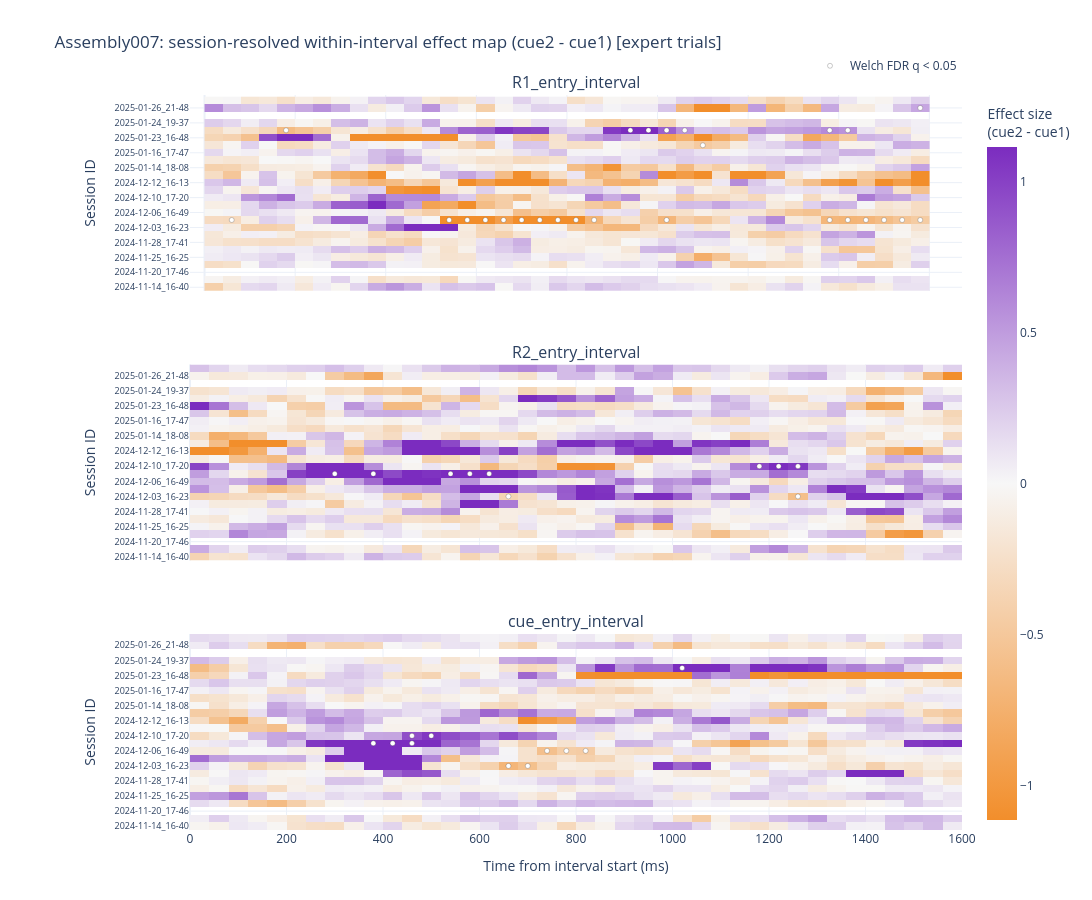

The cell this chart's notebook holds for it:
### Code cell
# session-resolved within-interval effect heatmap helper + expert cue plot


def plot_session_bin_effect_heatmaps_plotly(
    session_bin_df,
    title,
    diff_col='diff_b_minus_a',
    sig_col='welch_fdr_q',
    effect_label='effect',
    colorscale=None,
):
    if colorscale is None:
        # Negative -> orange, zero -> white, positive -> purple
        colorscale = [
            [0.0, '#f28e2b'],
            [0.5, '#f7f7f7'],
            [1.0, '#7b2cbf'],
        ]

    n_rows = len(TARGET_INTERVALS)
    fig = make_subplots(
        rows=n_rows,
        cols=1,
        shared_xaxes=False,
        vertical_spacing=0.10,
        subplot_titles=TARGET_INTERVALS,
    )

    vmax_candidates = []
    for interval in TARGET_INTERVALS:
        sub = session_bin_df.loc[(session_bin_df['interval_name'] == interval) & session_bin_df[diff_col].notna()]
        vmax_candidates.append(np.nanpercentile(np.abs(sub[diff_col]), 95))
    vmax = max(vmax_candidates) if vmax_candidates else 1.0
    if not np.isfinite(vmax) or vmax <= 0:
        vmax = 1.0

    for row_idx, interval in enumerate(TARGET_INTERVALS, start=1):
        sub = session_bin_df.loc[session_bin_df['interval_name'] == interval].copy()
        sub['bin_center_ms_plot'] = sub['bin_center_ms'].round(1)
        session_meta = (
            sub[['session_id', 'session_order']]
            .drop_duplicates()
            .sort_values(['session_order', 'session_id'])
            .reset_index(drop=True)
        )
        y_labels = session_meta['session_id'].tolist()

        heat = (
            sub.pivot_table(index='session_id', columns='bin_center_ms_plot', values=diff_col, aggfunc='mean')
            .reindex(index=y_labels)
            .sort_index(axis=1)
        )

        x_vals = heat.columns.to_numpy(dtype=float)
        y_vals = heat.index.tolist()
        z_vals = heat.to_numpy(dtype=float)

        fig.add_trace(
            go.Heatmap(
                x=x_vals,
                y=y_vals,
                z=z_vals,
                coloraxis='coloraxis',
                hovertemplate=(
                    'Interval: ' + interval + '<br>' +
                    'Time: %{x:.1f} ms<br>' +
                    'Session ID: %{y}<br>' +
                    effect_label + ': %{z:.4f}<extra></extra>'
                ),
            ),
            row=row_idx,
            col=1,
        )

        sig_sub = sub.loc[sub[sig_col] < 0.05].copy()
        sig_sub['bin_center_ms_plot'] = sig_sub['bin_center_ms'].round(1)
        sig_sub = sig_sub[
            sig_sub['bin_center_ms_plot'].isin(set(x_vals.tolist())) &
            sig_sub['session_id'].isin(set(y_vals))
        ]
        fig.add_trace(
            go.Scatter(
                x=sig_sub['bin_center_ms_plot'],
                y=sig_sub['session_id'],
                mode='markers',
                marker=dict(size=5, color='white', line=dict(color='rgba(0,0,0,0.35)', width=0.6)),
                name='Welch FDR q < 0.05' if row_idx == 1 else None,
                showlegend=(row_idx == 1),
                hovertemplate=(
                    'Interval: ' + interval + '<br>' +
                    'Time: %{x:.1f} ms<br>' +
                    'Session ID: %{y}<br>' +
                    'Marker: q < 0.05 (center±1 bin)<extra></extra>'
                ),
            ),
            row=row_idx,
            col=1,
        )

        fig.update_yaxes(
            title_text='Session ID',
            row=row_idx,
            col=1,
            type='category',
            categoryorder='array',
            categoryarray=y_labels,
            tickfont=dict(size=9),
            automargin=True,
        )
        fig.update_xaxes(
            title_text='Time from interval start (ms)' if row_idx == n_rows else None,
            showticklabels=(row_idx == n_rows),
            row=row_idx,
            col=1,
        )

    fig.update_layout(
        title=title,
        height=max(820, 300 * n_rows),
        width=1220,
        template='plotly_white',
        coloraxis=dict(
            colorscale=colorscale,
            cmin=-vmax,
            cmax=vmax,
            colorbar=dict(title=f'Effect size<br>({effect_label})'),
        ),
        legend=dict(orientation='h', yanchor='bottom', y=1.02, xanchor='right', x=1.0),
        margin=dict(l=190, r=40, t=95, b=70),
    )
    return fig


fig_plotly_cue_heatmap = plot_session_bin_effect_heatmaps_plotly(
    session_bin_cue1_vs_cue2,
    title=f'{TARGET_ASSEMBLY}: session-resolved within-interval effect map (cue2 - cue1) [expert trials]',
    effect_label='cue2 - cue1',
)
fig_plotly_cue_heatmap.show()

### Figure 1 — Plotly figure (JSON) as saved in the notebook; plotly's stock layout.template omitted (floating-point values rounded to 4 significant figures; data arrays with more than 128 entries replaced by an {"elided": "..."} marker saying what was removed)
{"data": [{"coloraxis": "coloraxis", "hovertemplate": "Interval: R1_entry_interval<br>Time: %{x:.1f} ms<br>Session ID: %{y}<br>cue2 - cue1: %{z:.4f}<extra></extra>", "type": "heatmap", "x": [20.0, 60.0, 100.0, 140.0, 180.0, 220.0, 260.0, 300.0, 340.0, 380.0, 420.0, 460.0, 500.0, 540.0, 580.0, 620.0, 660.0, 700.0, 740.0, 780.0, 820.0, 860.0, 900.0, 940.0, 980.0, 1020.0, 1060.0, 1100.0, 1140.0, 1180.0, 1220.0, 1260.0, 1300.0, 1340.0, 1380.0, 1420.0, 1460.0, 1500.0, 1540.0, 1580.0], "xaxis": "x", "y": ["2024-11-14_16-40", "2024-11-15_15-48", "2024-11-20_17-46", "2024-11-21_17-22", "2024-11-25_16-25", "2024-11-26_16-39", "2024-11-28_17-41", "2024-12-02_16-09", "2024-12-03_16-23", "2024-12-04_18-06", "2024-12-06_16-49", "2024-12-09_17-45", "2024-12-10_17-20", "2024-12-11_17-42", "2024-12-12_16-13", "2024-12-13_17-10", "2025-01-14_18-08", "2025-01-15_17-18", "2025-01-16_17-47", "2025-01-17_16-55", "2025-01-23_16-48", "2025-01-24_12-24", "2025-01-24_19-37", "2025-01-25_21-29", "2025-01-26_21-48", "2025-01-27_13-39"], "yaxis": "y", "z": {"elided": "26x40 float values"}}, {"hovertemplate": "Interval: R1_entry_interval<br>Time: %{x:.1f} ms<br>Session ID: %{y}<br>Marker: q < 0.05 (center±1 bin)<extra></extra>", "marker": {"color": "white", "line": {"color": "rgba(0,0,0,0.35)", "width": 0.6}, "size": 5}, "mode": "markers", "name": "Welch FDR q < 0.05", "showlegend": true, "type": "scatter", "x": [60.0, 540.0, 580.0, 620.0, 660.0, 700.0, 740.0, 780.0, 820.0, 860.0, 1020.0, 1380.0, 1420.0, 1460.0, 1500.0, 1540.0, 1580.0, 1100.0, 180.0, 940.0, 980.0, 1020.0, 1060.0, 1380.0, 1420.0, 1580.0], "xaxis": "x", "y": ["2024-12-04_18-06", "2024-12-04_18-06", "2024-12-04_18-06", "2024-12-04_18-06", "2024-12-04_18-06", "2024-12-04_18-06", "2024-12-04_18-06", "2024-12-04_18-06", "2024-12-04_18-06", "2024-12-04_18-06", "2024-12-04_18-06", "2024-12-04_18-06", "2024-12-04_18-06", "2024-12-04_18-06", "2024-12-04_18-06", "2024-12-04_18-06", "2024-12-04_18-06", "2025-01-17_16-55", "2025-01-24_12-24", "2025-01-24_12-24", "2025-01-24_12-24", "2025-01-24_12-24", "2025-01-24_12-24", "2025-01-24_12-24", "2025-01-24_12-24", "2025-01-26_21-48"], "yaxis": "y"}, {"coloraxis": "coloraxis", "hovertemplate": "Interval: R2_entry_interval<br>Time: %{x:.1f} ms<br>Session ID: %{y}<br>cue2 - cue1: %{z:.4f}<extra></extra>", "type": "heatmap", "x": [20.0, 60.0, 100.0, 140.0, 180.0, 220.0, 260.0, 300.0, 340.0, 380.0, 420.0, 460.0, 500.0, 540.0, 580.0, 620.0, 660.0, 700.0, 740.0, 780.0, 820.0, 860.0, 900.0, 940.0, 980.0, 1020.0, 1060.0, 1100.0, 1140.0, 1180.0, 1220.0, 1260.0, 1300.0, 1340.0, 1380.0, 1420.0, 1460.0, 1500.0, 1540.0, 1580.0], "xaxis": "x2", "y": ["2024-11-14_16-40", "2024-11-15_15-48", "2024-11-20_17-46", "2024-11-21_17-22", "2024-11-25_16-25", "2024-11-26_16-39", "2024-11-28_17-41", "2024-12-02_16-09", "2024-12-03_16-23", "2024-12-04_18-06", "2024-12-06_16-49", "2024-12-09_17-45", "2024-12-10_17-20", "2024-12-11_17-42", "2024-12-12_16-13", "2024-12-13_17-10", "2025-01-14_18-08", "2025-01-15_17-18", "2025-01-16_17-47", "2025-01-17_16-55", "2025-01-23_16-48", "2025-01-24_12-24", "2025-01-24_19-37", "2025-01-25_21-29", "2025-01-26_21-48", "2025-01-27_13-39"], "yaxis": "y2", "z": {"elided": "26x40 float values"}}, {"hovertemplate": "Interval: R2_entry_interval<br>Time: %{x:.1f} ms<br>Session ID: %{y}<br>Marker: q < 0.05 (center±1 bin)<extra></extra>", "marker": {"color": "white", "line": {"color": "rgba(0,0,0,0.35)", "width": 0.6}, "size": 5}, "mode": "markers", "showlegend": false, "type": "scatter", "x": [660.0, 1260.0, 300.0, 380.0, 540.0, 580.0, 620.0, 1180.0, 1220.0, 1260.0], "xaxis": "x2", "y": ["2024-12-03_16-23", "2024-12-03_16-23", "2024-12-09_17-45", "2024-12-09_17-45", "2024-12-09_17-45", "2024-12-09_17-45", "2024-12-09_17-45", "2024-12-10_17-20", "2024-12-10_17-20", "2024-12-10_17-20"], "yaxis": "y2"}, {"coloraxis": "coloraxis", "hovertemplate": "Interval: cue_entry_interval<br>Time: %{x:.1f} ms<br>Session ID: %{y}<br>cue2 - cue1: %{z:.4f}<extra></extra>", "type": "heatmap", "x": [20.0, 60.0, 100.0, 140.0, 180.0, 220.0, 260.0, 300.0, 340.0, 380.0, 420.0, 460.0, 500.0, 540.0, 580.0, 620.0, 660.0, 700.0, 740.0, 780.0, 820.0, 860.0, 900.0, 940.0, 980.0, 1020.0, 1060.0, 1100.0, 1140.0, 1180.0, 1220.0, 1260.0, 1300.0, 1340.0, 1380.0, 1420.0, 1460.0, 1500.0, 1540.0, 1580.0], "xaxis": "x3", "y": ["2024-11-14_16-40", "2024-11-15_15-48", "2024-11-20_17-46", "2024-11-21_17-22", "2024-11-25_16-25", "2024-11-26_16-39", "2024-11-28_17-41", "2024-12-02_16-09", "2024-12-03_16-23", "2024-12-04_18-06", "2024-12-06_16-49", "2024-12-09_17-45", "2024-12-10_17-20", "2024-12-11_17-42", "2024-12-12_16-13", "2024-12-13_17-10", "2025-01-14_18-08", "2025-01-15_17-18", "2025-01-16_17-47", "2025-01-17_16-55", "2025-01-23_16-48", "2025-01-24_12-24", "2025-01-24_19-37", "2025-01-25_21-29", "2025-01-26_21-48", "2025-01-27_13-39"], "yaxis": "y3", "z": {"elided": "26x40 float values"}}, {"hovertemplate": "Interval: cue_entry_interval<br>Time: %{x:.1f} ms<br>Session ID: %{y}<br>Marker: q < 0.05 (center±1 bin)<extra></extra>", "marker": {"color": "white", "line": {"color": "rgba(0,0,0,0.35)", "width": 0.6}, "size": 5}, "mode": "markers", "showlegend": false, "type": "scatter", "x": [660.0, 700.0, 740.0, 780.0, 820.0, 380.0, 420.0, 460.0, 460.0, 500.0, 1020.0], "xaxis": "x3", "y": ["2024-12-03_16-23", "2024-12-03_16-23", "2024-12-06_16-49", "2024-12-06_16-49", "2024-12-06_16-49", "2024-12-09_17-45", "2024-12-09_17-45", "2024-12-09_17-45", "2024-12-10_17-20", "2024-12-10_17-20", "2025-01-24_12-24"], "yaxis": "y3"}], "layout": {"annotations": [{"font": {"size": 16}, "showarrow": false, "text": "R1_entry_interval", "x": 0.5, "xanchor": "center", "xref": "paper", "y": 1, "yanchor": "bottom", "yref": "paper"}, {"font": {"size": 16}, "showarrow": false, "text": "R2_entry_interval", "x": 0.5, "xanchor": "center", "xref": "paper", "y": 0.6333, "yanchor": "bottom", "yref": "paper"}, {"font": {"size": 16}, "showarrow": false, "text": "cue_entry_interval", "x": 0.5, "xanchor": "center", "xref": "paper", "y": 0.2667, "yanchor": "bottom", "yref": "paper"}], "coloraxis": {"cmax": 1.114, "cmin": -1.114, "colorbar": {"title": {"text": "Effect size<br>(cue2 - cue1)"}}, "colorscale": [[0, "#f28e2b"], [0.5, "#f7f7f7"], [1, "#7b2cbf"]]}, "height": 900, "legend": {"orientation": "h", "x": 1, "xanchor": "right", "y": 1.02, "yanchor": "bottom"}, "margin": {"b": 70, "l": 190, "r": 40, "t": 95}, "title": {"text": "Assembly007: session-resolved within-interval effect map (cue2 - cue1) [expert trials]"}, "width": 1220, "xaxis": {"anchor": "y", "domain": [0, 1], "showticklabels": false}, "xaxis2": {"anchor": "y2", "domain": [0, 1], "showticklabels": false}, "xaxis3": {"anchor": "y3", "domain": [0, 1], "showticklabels": true, "title": {"text": "Time from interval start (ms)"}}, "yaxis": {"anchor": "x", "automargin": true, "categoryarray": ["2024-11-14_16-40", "2024-11-15_15-48", "2024-11-20_17-46", "2024-11-21_17-22", "2024-11-25_16-25", "2024-11-26_16-39", "2024-11-28_17-41", "2024-12-02_16-09", "2024-12-03_16-23", "2024-12-04_18-06", "2024-12-06_16-49", "2024-12-09_17-45", "2024-12-10_17-20", "2024-12-11_17-42", "2024-12-12_16-13", "2024-12-13_17-10", "2025-01-14_18-08", "2025-01-15_17-18", "2025-01-16_17-47", "2025-01-17_16-55", "2025-01-23_16-48", "2025-01-24_12-24", "2025-01-24_19-37", "2025-01-25_21-29", "2025-01-26_21-48", "2025-01-27_13-39"], "categoryorder": "array", "domain": [0.7333, 1], "tickfont": {"size": 9}, "title": {"text": "Session ID"}, "type": "category"}, "yaxis2": {"anchor": "x2", "automargin": true, "categoryarray": ["2024-11-14_16-40", "2024-11-15_15-48", "2024-11-20_17-46", "2024-11-21_17-22", "2024-11-25_16-25", "2024-11-26_16-39", "2024-11-28_17-41", "2024-12-02_16-09", "2024-12-03_16-23", "2024-12-04_18-06", "2024-12-06_16-49", "2024-12-09_17-45", "2024-12-10_17-20", "2024-12-11_17-42", "2024-12-12_16-13", "2024-12-13_17-10", "2025-01-14_18-08", "2025-01-15_17-18", "2025-01-16_17-47", "2025-01-17_16-55", "2025-01-23_16-48", "2025-01-24_12-24", "2025-01-24_19-37", "2025-01-25_21-29", "2025-01-26_21-48", "2025-01-27_13-39"], "categoryorder": "array", "domain": [0.3667, 0.6333], "tickfont": {"size": 9}, "title": {"text": "Session ID"}, "type": "category"}, "yaxis3": {"anchor": "x3", "automargin": true, "categoryarray": ["2024-11-14_16-40", "2024-11-15_15-48", "2024-11-20_17-46", "2024-11-21_17-22", "2024-11-25_16-25", "2024-11-26_16-39", "2024-11-28_17-41", "2024-12-02_16-09", "2024-12-03_16-23", "2024-12-04_18-06", "2024-12-06_16-49", "2024-12-09_17-45", "2024-12-10_17-20", "2024-12-11_17-42", "2024-12-12_16-13", "2024-12-13_17-10", "2025-01-14_18-08", "2025-01-15_17-18", "2025-01-16_17-47", "2025-01-17_16-55", "2025-01-23_16-48", "2025-01-24_12-24", "2025-01-24_19-37", "2025-01-25_21-29", "2025-01-26_21-48", "2025-01-27_13-39"], "categoryorder": "array", "domain": [0, 0.2667], "tickfont": {"size": 9}, "title": {"text": "Session ID"}, "type": "category"}}}
